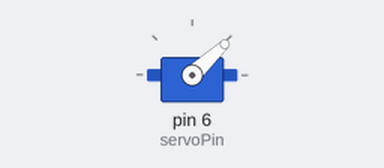
Simulated run of this sketch. Board: Arduino Uno, built with avr-gcc and run on an emulated ATmega328P. Parts: servo.

Above: at 0.05 s.
Timing chart, 0 to 19.2 s (numbered marks = the images above):
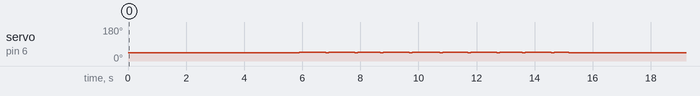

The sketch:

star.ino
```cpp
#include <Servo.h>

// =========== Constants ===========
// STEPPER MOTOR
const int dirPin1 = 2;  // Direction
const int stepPin1 = 3; // Step
const int dirPin2 = 4;
const int stepPin2 = 5;

const int STEPS_PER_REV = 210;

// SERVO MOTOR
const int servoPin = 6;
const int DOWN = 46;
const int UP = DOWN - 3;
Servo servo;

// COORDINATES
int xCoor = 0;
int yCoor = 0;

int counter = 10;
int starX[10] = {65, 90, 140, 105, 120, 65, 20, 35, 0, 50};
int starY[10] = {0, 50, 55, 90, 140, 115, 140, 90, 55, 50};

// =========== oneStep ===========
void oneStep(int pin)
{
    digitalWrite(pin, HIGH);
    delayMicroseconds(1000);
    digitalWrite(pin, LOW);
    delayMicroseconds(1000);
}

// =========== setDirections ===========
void setDirections(int direction1, int direction2)
{
    digitalWrite(dirPin1, direction1);
    digitalWrite(dirPin2, direction2);
}

// =========== Move ===========
void move(int steps1, int steps2)
// Perform a uniform frecuence depending on the ration between both steps
{
    int bigNbSteps;
    int bigPin;
    int littleNbSteps;
    int littlePin;

    if (steps1 <= steps2)
    {
        bigNbSteps = steps2;
        bigPin = stepPin2;
        littleNbSteps = steps1;
        littlePin = stepPin1;
    }
    else
    {
        bigNbSteps = steps1;
        bigPin = stepPin1;
        littleNbSteps = steps2;
        littlePin = stepPin2;
    }

    const int quotient = bigNbSteps / littleNbSteps;
    const int rest = bigNbSteps % littleNbSteps;

    for (int i = 0; i < littleNbSteps; i++)
    {
        oneStep(littlePin);
        for (int j = 0; j < quotient; j++)
        {
            oneStep(bigPin);
        }
    }
    for (int j = 0; j < rest; j++)
    {
        oneStep(bigPin);
    }
}

// =========== directionOf ===========
int directionOf(int x)
{
    if (x < 0)
    {
        return 0;
    }
    return 1;
}

// =========== absVal ===========
int absVal(int x)
{
    if (x < 0)
    {
        return x * (-1);
    }
    return x;
}

// =========== moveRel ===========
void moveRel(int x, int y)
{
    int nbSteps1 = 2 * (x + y);
    int nbSteps2 = 2 * (x - y);

    setDirections(directionOf(nbSteps1), directionOf(nbSteps2));
    move(absVal(nbSteps1), absVal(nbSteps2));
}

// =========== moveAbs ===========
void moveAbs(int x, int y)
{
    moveRel(x - xCoor, y - yCoor);
    xCoor = x;
    yCoor = y;
}

// =========== SETUP ===========
void setup()
{
    Serial.begin(9600);

    // STEPPER MOTOR
    pinMode(stepPin1, OUTPUT);
    pinMode(dirPin1, OUTPUT);

    pinMode(stepPin2, OUTPUT);
    pinMode(dirPin2, OUTPUT);

    // SERVO MOTOR
    servo.attach(servoPin);
}
// =========== LOOP ===========
void loop()
{
    if (counter < 10)
    {
        moveAbs(starX[counter], starY[counter]);

        servo.write(UP);
        delay(100);
        servo.write(DOWN);
        delay(500);

        counter++;
    }
    if (counter >= 10)
    {
        servo.write(UP);
        delay(1000);
        moveAbs(50, 50);
        delay(4000);

        counter = 0;
    }
}
```

LCD.cpp
```cpp
#include <Arduino.h>
#include <LiquidCrystal.h>

// VARIABLE DECLARATION
const int rs = 2; // Register Select
const int enable = 3;
const int D4 = 4;
const int D5 = 5;
const int D6 = 6;
const int D7 = 7;

LiquidCrystal lcd(rs, enable, D4, D5, D6, D7);

void setup() {
  lcd.begin(16, 2);
  lcd.print("Bonjour");
  lcd.setCursor(0, 1);
  lcd.print("Ca va");
}

void loop() {}
```

Measured:
- by itself, servo on pin 6 (servoPin): repeats every 14.8 s: 43° 0.10 s, 46° 0.90 s, 43° 0.10 s, 46° 0.78 s, 43° 0.10 s, 46° 0.90 s, 43° 0.10 s, 46° 0.94 s, 43° 0.10 s, 46° 0.86 s, 43° 0.10 s, 46° 0.90 s, 43° 0.10 s, 46° 0.78 s, 43° 0.10 s, 46° 0.90 s, 43° 0.10 s, 46° 0.50 s, 43° 5.5 s, 46° 0.90 s
